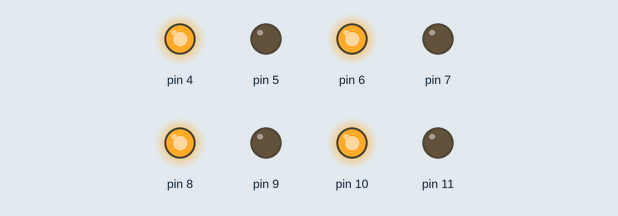
Bench run of a sketch on a simulated Arduino Uno, built with avr-gcc and run on an emulated ATmega328P. Parts: output pins drawn as LEDs (lit = HIGH).

Above: at 0.1 s.
Timing chart, 0 to 1.6 s (numbered marks = the images above):
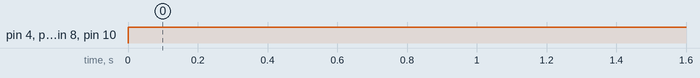

Measured:
- by itself, pin 4, pin 6, pin 8, pin 10: LOW → HIGH at 0.00 s

The sketch:

teste_ponte_H.ino
```cpp
void setup() {
  pinMode(4,OUTPUT);
  pinMode(5,OUTPUT);
  pinMode(6,OUTPUT);
  pinMode(7,OUTPUT);
  pinMode(8,OUTPUT);
  pinMode(9,OUTPUT);
  pinMode(10,OUTPUT);
  pinMode(11,OUTPUT);
}

void loop() {
  digitalWrite(4,1);
  digitalWrite(5,0);

  digitalWrite(6,1);
  digitalWrite(7,0);

  digitalWrite(8,1);
  digitalWrite(9,0);

  digitalWrite(10,1);
  digitalWrite(11,0);
}
```
